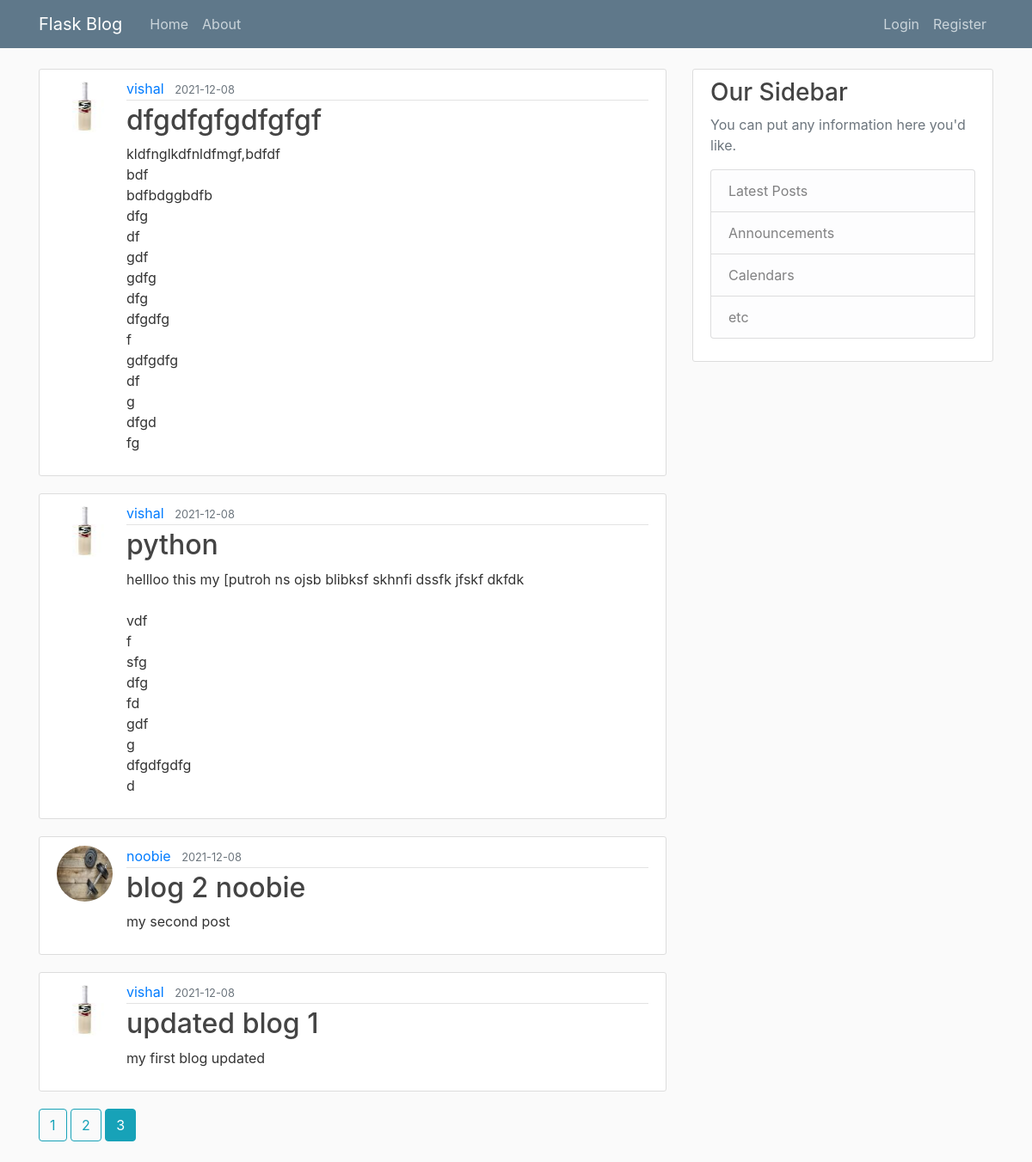
/?page=3, run on the app's committed database.
### flask_blog/models.py (models this page shows, shortened)
class Post(db.Model):
    id = db.Column(db.Integer,primary_key=True)
    title = db.Column(db.String(100),nullable=False)
    date_posted = db.Column(db.DateTime,nullable=False,default=datetime.utcnow)
    content = db.Column(db.Text, nullable=False)
    user_id =db.Column(db.Integer,db.ForeignKey('user.id'),nullable=False)

class User(db.Model, UserMixin):
    id = db.Column(db.Integer, primary_key=True)
    username = db.Column(db.String(20), unique=True, nullable=False)
    email = db.Column(db.String(120), unique=True, nullable=False)
    image_file = db.Column(db.String(20), nullable=False,default='default.jpg')
    password = db.Column(db.String(60), nullable=False)
    posts = db.relationship('Post', backref='author', lazy=True)

### flask_blog/main/routes.py (the view)
@main.route("/")
def home():
    page = request.args.get('page', 1, type=int)
    posts = Post.query.order_by(Post.date_posted.desc()).paginate(page=page,per_page=5)
    return render_template("home.html",posts=posts)

### flask_blog/templates/home.html (shortened to what this page needs)
{% extends "base.html" %}
{% block content %}
    {% for post in posts.items %}
        <article class="media content-section">
          <img class="rounded-circle article-img" src="{{ url_for('static', filename='profile_pictures/' + post.author.image_file) }}">
          <div class="media-body">
            <div class="article-metadata">
              <a class="mr-2" href="{{url_for('users.user_post',username=post.author.username)}}">{{ post.author.username }}</a>
              <small class="text-muted">{{ post.date_posted.strftime('%Y-%m-%d') }}</small>
            </div>
            <h2><a class="article-title" href="{{ url_for('posts.post',post_id=post.id) }}">{{ post.title }}</a></h2>
            <p class="article-content">{{ post.content }}</p>
          </div>
        </article>
    {% endfor %}
    {% for page_num in posts.iter_pages(left_edge=1, right_edge=1,left_current=1, right_current=2) %}
      {% if page_num %}
        {% if posts.page == page_num %}
          <a class="btn btn-info mb-4" href="{{ url_for('main.home',page=page_num)}}">{{ page_num }}</a>
        {% else %}
           <a class="btn btn-outline-info mb-4" href="{{ url_for('main.home',page=page_num)}}">{{ page_num }}</a>
        {% endif %}
      {% endif %}
    {% endfor %}
{% endblock content %}

### flask_blog/static/main.css (style rules this page uses)
body { background: #fafafa; color: #333333; margin-top: 5rem; }
h1, h2, h3, h4, h5, h6 { color: #444444; }
.content-section { background: #ffffff; padding: 10px 20px; border: 1px solid #dddddd; border-radius: 3px; margin-bottom: 20px; }
.article-title { color: #444444; }
.article-content { white-space: pre-line; }
.article-img { height: 65px; width: 65px; margin-right: 16px; }
.article-metadata { padding-bottom: 1px; margin-bottom: 4px; border-bottom: 1px solid #e3e3e3 }

### data on the page
Post: image_file (picture), author.username "vishal", date_posted "2021-12-08", title "dfgdfgfgdfgfgf", content "kldfnglkdfnldfmgf,bdfdf bdf bdfbdggbdfb dfg df gdf gdfg dfg dfgdfg f gdfgdfg df g dfgd fg"
Post: image_file (picture), author.username "vishal", date_posted "2021-12-08", title "python", content "hellloo this my [putroh ns ojsb blibksf skhnfi dssfk jfskf dkfdk vdf f sfg dfg fd gdf g dfgdfgdfg d"
Post: image_file (picture), author.username "noobie", date_posted "2021-12-08", title "blog 2 noobie", content "my second post"
Post: image_file (picture), author.username "vishal", date_posted "2021-12-08", title "updated blog 1", content "my first blog updated"

### other printed values
{{ page_num }} "1" "2"
{{ page_num }} "3"
